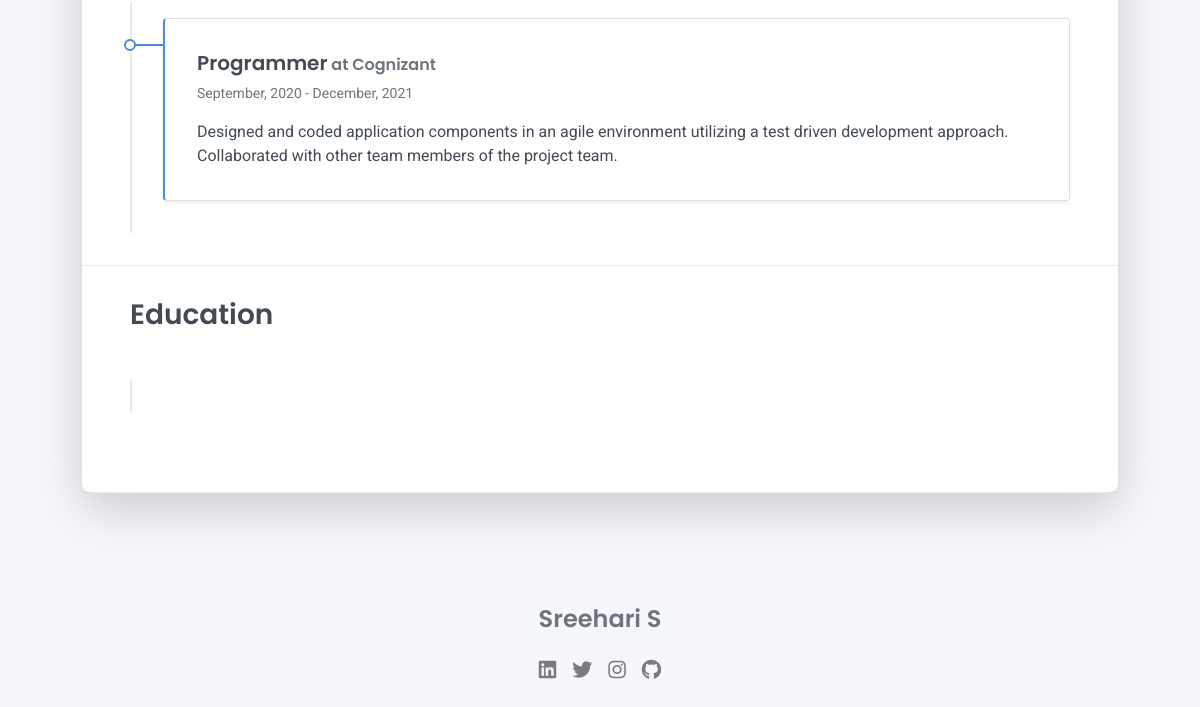
/ (lower part), run on an earlier commit of the app's database.
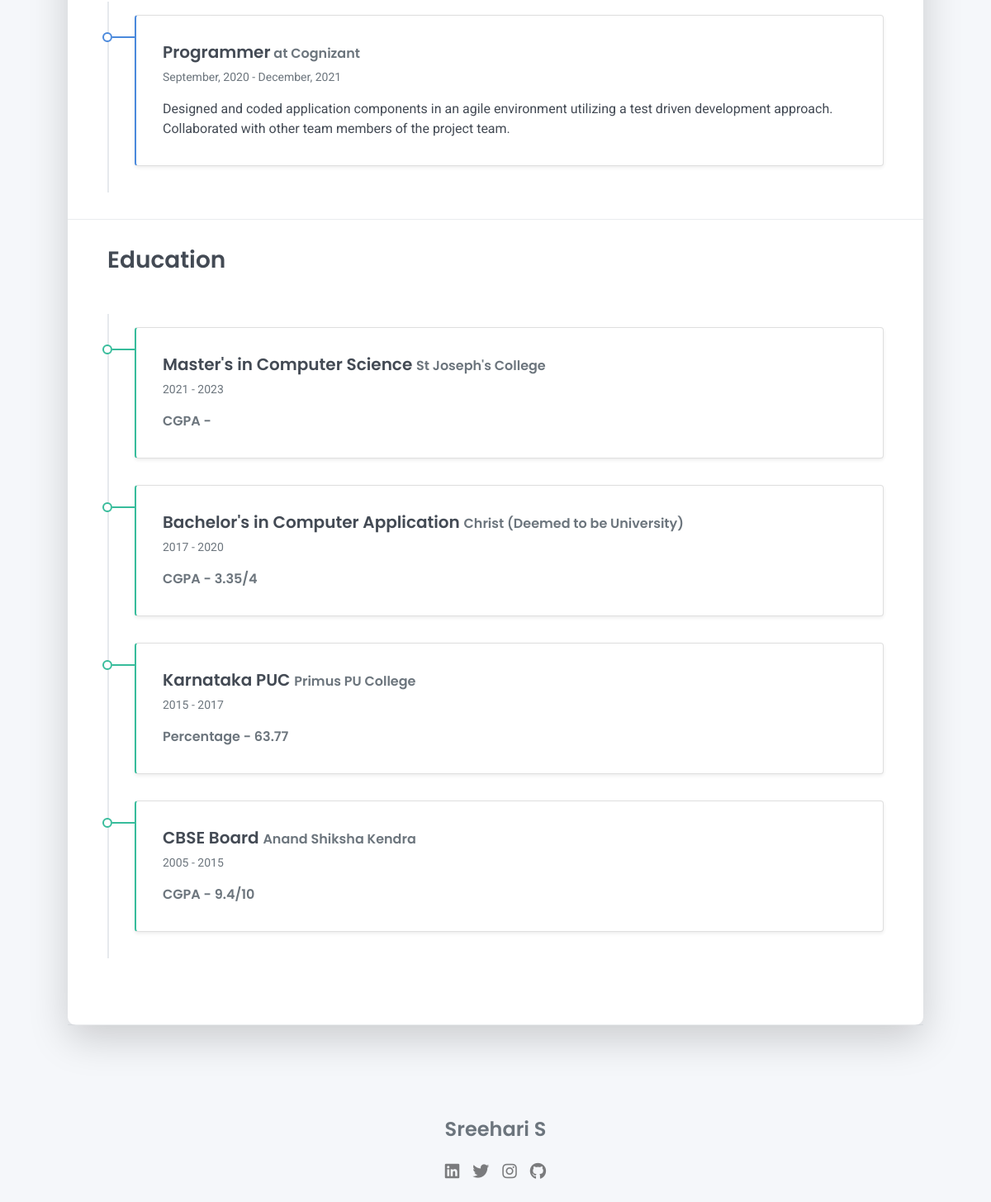
And on a later commit of the database.
### CurVitae/models.py (models this page shows, shortened)
class Education(models.Model):
    course = models.CharField(max_length=200)
    institution_name = models.CharField(max_length=200)
    year_start = models.IntegerField()
    year_end = models.IntegerField()
    score = models.CharField(max_length=200)
    display = models.BooleanField(default=True)

### CurVitae/views.py (the view)
# urls.py: path('', views.index, name='index'),
def index(request):
    education_details = Education.objects.all().values()
    data = {
        "name" : "Sreehari S",
        "about" : "Hello! I am Sreehari S. Currently pursuing Masters in Computer Science. Strongly motivated individual with Bachelor's degree in Computer Applications. Interested in exploring fields like ML/AI. Offering effective coding skills and working experience with multiple projects.",
        "about_section" : {
            'age' : '22',
            'email' : "sreehari229@gmail.com",
            'phone' : "+91 - 8971 422 625",
            'address' : "Bangalore, India",
        },
        "professional_skills_left" : {
            "Python" : 90,
            "C#" : 85,
            "Java" : 85,
            "Microsoft Sql Server" : 70,
        },
        "professional_skills_right" : {
            "Flask / Django" : 70,
            "ASP.net MVB" : 85,
            "MySQL" : 80,
            "Git\Github" : 90,
        },
        "education" : education_details,
    }
    return render(request, 'CurVitae/education.html', data)

### templates/CurVitae/education.html
{% extends "CurVitae/index.html" %}
{% block education %}
  <div class="education-section px-3 px-lg-4 pb-4">
    <h2 class="h3 mb-4">Education</h2>
    <div class="timeline">
      {% for edu in education %}
      {% if edu.display %}
      <div class="timeline-card timeline-card-success card shadow-sm">
        <div class="card-body">
          <div class="h5 mb-1">{{ edu.course }} <span class="text-muted h6">{{ edu.institution_name }}</span></div>
          <div class="text-muted text-small mb-2">{{ edu.year_start }} - {{ edu.year_end }}</div>
          <div><span class="text-muted h6">{{ edu.score }}</span></div>
        </div>
      </div>
      {% endif %}
      {% endfor %}
    </div>
  </div>
{% endblock education %}

### templates/CurVitae/index.html (shortened to what this page needs)
{% load static %}
<!DOCTYPE html>
<html lang="en-US">
<head>
  <link href="{% static 'CurVitae/css/font-awesome/css/all.min.css' %}" rel="stylesheet">
  <link href="{% static 'CurVitae/css/bootstrap.min.css' %}" rel="stylesheet">
  <link href="{% static 'CurVitae/css/aos.css' %}" rel="stylesheet">
  <link href="{% static 'CurVitae/css/main.css' %}" rel="stylesheet">
</head>
<body id="top">
  <div class="page-content">
    <div class="container">
      <div class="cover shadow-lg bg-white">
        <div class="work-experience-section px-3 px-lg-4">
          <div class="timeline">
            <div class="timeline-card timeline-card-primary card shadow-sm">
              <div class="card-body">
                <div class="h5 mb-1">Programmer<span class="text-muted h6"> at Cognizant</span></div>
                <div class="text-muted text-small mb-2">September, 2020 - December, 2021</div>
                <div>Designed and coded application components in an agile environment utilizing a test driven development approach.
                  Collaborated with other team members of the project team.
                </div>
              </div>
            </div>
          </div>
        </div>
        <hr class="d-print-none" />
        {% block education %}
        {% endblock education %}
        <hr class="d-print-none" />
      </div>
    </div>
  </div>
  <footer class="pt-4 pb-4 text-muted text-center d-print-none">
    <div class="container">
      <div class="my-3">
        <div class="h4">Sreehari S</div>
        <div class="footer-nav">
          <nav role="navigation">
            <ul class="nav justify-content-center">
              <li class="nav-item"><a class="nav-link" href="https://www.linkedin.com/in/sreehari229/"
                  title="LinkedIn"><i class="fab fa-linkedin"></i><span class="menu-title sr-only">Twitter</span></a>
              </li>
              <li class="nav-item"><a class="nav-link" href="https://twitter.com/sreehari229" title="Twitter"><i
                    class="fab fa-twitter"></i><span class="menu-title sr-only">Twitter</span></a>
              </li>
              <li class="nav-item"><a class="nav-link" href="https://www.instagram.com/sreehari229/"
                  title="Instagram"><i class="fab fa-instagram"></i></a>
              </li>
              <li class="nav-item"><a class="nav-link" href="https://github.com/sreehari229/" title="Github"><i
                    class="fab fa-github"></i><span class="menu-title sr-only">Github</span></a>
              </li>
            </ul>
          </nav>
        </div>
      </div>
    </div>
  </footer>
</body>
</html>

### static/CurVitae/css/main.css (style rules this page uses)
.timeline { border-left: 2px solid #E6E9ED; padding: 1rem 0; }
.timeline-card { position: relative; margin-left: 31px; border-left: 2px solid; margin-bottom: 2rem; }
.timeline-card:last-child { margin-bottom: 1rem; }
.timeline-card:before { content: ''; display: inline-block; position: absolute; background-color: #fff; border-radius: 10px; width: 12px; height: 12px; top: 20px; left: -41px; border: 2px solid; z-index: 2; }
.timeline-card:after { content: ''; display: inline-block; position: absolute; background-color: currentColor; width: 29px; height: 2px; top: 25px; left: -29px; z-index: 1; }
.timeline-card-primary { border-left-color: #4A89DC; }
.timeline-card-primary:before { border-color: #4A89DC; }
.timeline-card-primary:after { background-color: #4A89DC; }
.timeline-card-success { border-left-color: #37BC9B; }
.timeline-card-success:before { border-color: #37BC9B; }
.timeline-card-success:after { background-color: #37BC9B; }
html { scroll-behavior: smooth; }
.nav-link { padding: 0; font-size: 1.25rem; line-height: 2.5rem; color: rgba(0, 0, 0, 0.5); }
.nav-item + .nav-item { margin-left: 1rem; }
.cover { border-radius: 10px; }

What changed in the data, as far as the page shows it:
added Education: course "Master's in Computer Science", institution_name "St Joseph's College", year_start "2021", year_end "2023", score "CGPA -"
added Education: course "Bachelor's in Computer Application", institution_name "Christ (Deemed to be University)", year_start "2017", year_end "2020", score "CGPA - 3.35/4"
added Education: course "Karnataka PUC", institution_name "Primus PU College", year_start "2015", year_end "2017", score "Percentage - 63.77"
added Education: course "CBSE Board", institution_name "Anand Shiksha Kendra", year_start "2005", year_end "2015", score "CGPA - 9.4/10"
